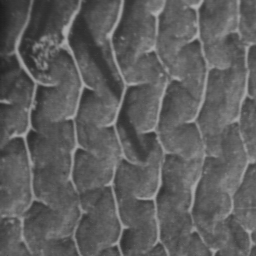
#> input picture TME3/img/seiche.png, 256 x 256 px
$ jupyter execute --allow-errors TME3_DASILVA_SALEH.ipynb
#> lines starting #> are read from the running program, lines starting #| are printed output that depends on the picture; after the words box and inside, x2 and y2 are one past the last pixel; in counts of white or black regions, pixels touching at a corner belong together
# TME3: introduction à Numpy

> Consignes: le fichier TME3_Sujet.ipynb est à déposer sur le site Moodle de l'UE https://moodle-sciences.upmc.fr/moodle-2018/course/view.php?id=4650. Si vous êtes en binôme, renommez-le en TME3_nom1_nom2.ipynb.

## Exercice 1:
Implémenter les exemples vu en TD. Imprimer les tableaux résultats pour vérification.

[cell 1]
from PIL import Image
import numpy as np
import math
import matplotlib.pylab as plt

# Exercice 1

l = list(range(100))
#print(l)
t = np.array(l).reshape((10,10))
#print(t)
t.dtype

#print("Le type le plus économique est int8")
t2 = np.array(l,'int8')
t2.dtype
#print(t2)

t3 = t.astype(np.single)
t4 = t.astype(np.double)
#print(t3)
#print(t4)

t.ndim, t.shape, t.size
t5 = np.zeros((1,100),int)
#print(t5)
t6 = np.zeros((20,30), int)
#print(t6)
t7 = np.full((20,30,3),255,int)
#print(t7)

#Exercice 2


def moyenne(t) :
    h,w = t.shape
    s = 0
    for y in range(h) :
        for x in range(w) :
                s += t[y,x]
    return s *1.0 / t.size

moyenne(t)

x = np.arange(- math.pi, math.pi, math.pi * 1.0 / 100)
#print("La taille des intervalles est de : "+str(math.pi *1.0 /100)+".\nVoici le tableau : ")
#print(x)

y = np.sin(x)
#print(y)

plt.plot(x,y)
plt.show()
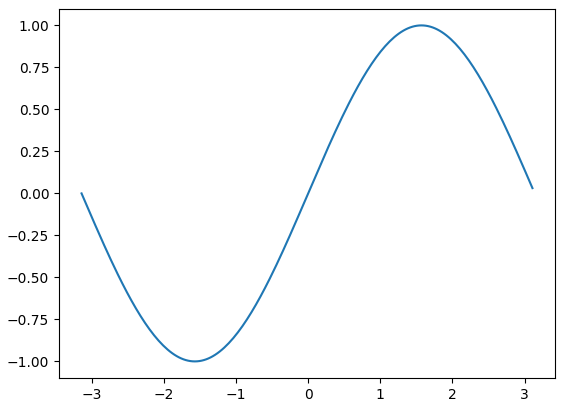
#> figure drawn by matplotlib, 1 panel; curve peaks at x = 1.57, y = 1

## Exercice 2: Numpy et les images

### 2.1 Normalisation
Normaliser l'image <tt>img/seiche.png</tt>. Indication: utiliser les méthodes <tt>min()</tt> et <tt>max()</tt> de la classe <tt>ndarray</tt>. Afficher l'image PIL <tt>seiche.png</tt> puis le tableau numpy normalisé. Ps: si l'image numpy apparait colorée, utiliser la fonction gray() qui fixe la palette de couleurs d'<tt>imshow()</tt> en niveaux de gris.

[cell 2]
from PIL import Image
from pylab import *

seiche = Image.open("./img/seiche.png")
#> seiche is the input picture: PIL image 256x256 L; min 27, max 172, mean 94.2
def normalisation(image) :
    n = np.array(image)
    t = (n - np.amin(n)) *255 / (np.amax(n) - np.amin(n))
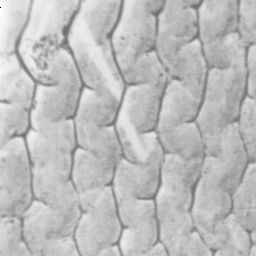
#> t: shape (256, 256) float64; min 0, max 1.76, mean 1.3; drawn with min black and max white
    return t

#imshow(seiche)
imshow(normalisation(seiche))

### 2.2 Visualisation PIL et Numpy
Lire l'image <tt>img/CT-scan.png</tt> (une coupe d'une acquisition d'un scanner X d'un corps humain) avec PIL et sa classe <tt>Image</tt>. Imprimer les extremas de l'image et l'image PIL. Transformer-là en tableau Numpy. A nouveau afficher ce tableau sous forme d'image. Que constatez-vous ?

#> (a cell that did not finish here is left out)

### 2.3 Seuillage
Prendre le tableau numpy de la question précédente. Appliquer un seuillage haut au seuil 255.
Remarque: cette opération se fait une instruction Python. Afficher le résultat sous forme d'image et comparer avec l'image PIL affichée à la question précédente. Qu'en déduisez vous du comportement de imshow() sur les images PIL ?

[cell 4]
def seuillage(tab, valeur):
    l= tab > valeur
    tab[l]= valeur
    return tab


#> (the rest of this cell did not finish here and is left out)

### 2.4 Seuillage - suite
Sur la même image, appliquer un seuillage à 1000 et commenter la visualisation de l'image seuillée. Essayer d'autres valeurs de seuils pour différentier certains organes.

#> (a cell that did not finish here is left out)

### 2.4 Damier
Comment fabriquer un image qui représente un damier (alternance de 6 cases blanches et 6 cases noires en ligne et en colonne), chaque case étant de taille 20 par 20. On pourra utiliser les fonctions <tt>hstack()</tt>, <tt>vstack()</tt> et <tt>tile()</tt>.

[cell 6]
def damier() :
    #on crée une case blanche et une case noir.
    noir = zeros((20,20), int)
#> noir: shape (20, 20) int64; every value is 0
    blanc = full((20,20), 255, int)
    #concaténer les cases pour former les 2 types de lignes différentes.
    ligne1 = np.tile(np.hstack((blanc,noir)),6)
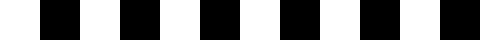
#> ligne1: shape (20, 240) int64 (shown 2 times larger); 50% white; 6 white regions, box (x1, y1, x2, y2) and area: (0, 0, 20, 20) 400, (40, 0, 60, 20) 400, (80, 0, 100, 20) 400, (120, 0, 140, 20) 400, (160, 0, 180, 20) 400, (200, 0, 220, 20) 400
    ligne2 = np.tile(np.hstack((noir, blanc)),6)
#> ligne2: shape (20, 240) int64; 50% white; 6 white regions, box (x1, y1, x2, y2) and area: (20, 0, 40, 20) 400, (60, 0, 80, 20) 400, (100, 0, 120, 20) 400, (140, 0, 160, 20) 400, (180, 0, 200, 20) 400, (220, 0, 240, 20) 400
    #concaténer les lignes.
    l = np.tile((ligne1, ligne2), (6,1,1))
    return np.vstack((l))
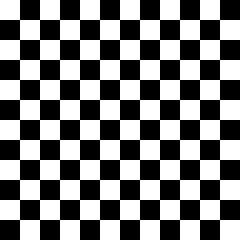
#> returned value: shape (240, 240) int64; 50% white; 1 white region, box (x1, y1, x2, y2) and area: (0, 0, 240, 240) 28800

imshow(damier())

## Exercice 3: Manipulation et parcours de tableaux
### 3.1 Permutation de colonnes
Écrire un code Python qui créé un tableau <tt>A</tt> initialisé à des valeurs quelconque, ou bien une image lue sur le disque, construit un tableau <tt>B</tt> de même taille qui contient en première colonne la dernière colonne de <tt>A</tt>, et pour ses colonnes restantes, les premières colonnes de <tt>A</tt>.

[cell 7]
def permutation(A) :
    B  = A.copy()
    B[:,0] = A[:,-1]
    B[:,-1] = A[:,0]
    return B

#> (the rest of this cell did not finish here and is left out)

### 3.2 Duplication de lignes et colonnes
Écrire un code Python qui prend le même tableau <tt>A</tt>, créé un tableau <tt>A2</tt> ayant 2 lignes et deux colonnes de plus que <tt>A</tt> et telque :
 - <tt>A2</tt> privé de ses premières et dernières lignes et colonnes doit valoir <tt>A</tt>.
 - Les bords de <tt>A2</tt> doivent correspondre aux bords de <tt>A</tt>. Les valeurs aux coins de A2 ne devraient pas vous poser de problème !

[cell 8]
def duplication(tab) :
    h, w = tab.shape
#> h = 10; w = 10
    h2 = h +2
#> h2 = 12
    w2 = w +2
#> w2 = 12
    A2 = np.ones((h2,w2),tab.dtype)

    #Remplissage des colonnes
    for i in range(h) :
        A2[i+1, 0] = tab[i,0]
        A2[i+1:i+2, 1:11] = tab[i:i+1]
        A2[i+1, w+1] = tab[i,w-1]
    #Remplissage des lignes
    for j in range(w) :
        A2[0,j+1] = tab[0,j]
        A2[h+1,j+1] = tab[h-1, j]
    #Remplissage des valeurs en coin
    A2[0,0] = tab[0,0]
    A2[h2-1,0] = tab[h-1, 0]
    A2[h2-1,w2-1] = tab[h-1, w-1]
    A2[0, w2-1] = tab[0, w-1]

    return A2

print(duplication(t))
